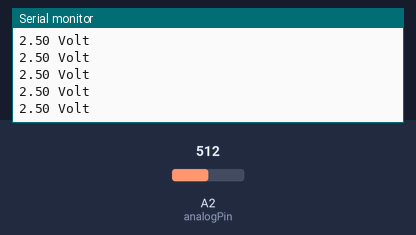
Simulated run of this sketch. Board: Arduino Uno, built with avr-gcc and run on an emulated ATmega328P. On the bench: the last lines printed to the serial monitor. The inputs (shaded band) are chosen by the test bench; at power-on: A2 (analogPin) = 512.

Above: at 1.2 s.
1.3 s: A2 (analogPin) set to 716
At 2.3 s:
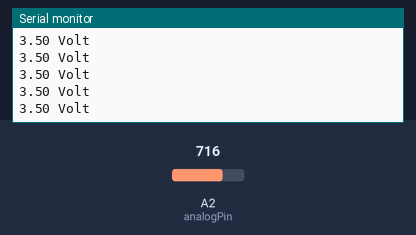
2.8 s: A2 (analogPin) set to 900
At 3.3 s:
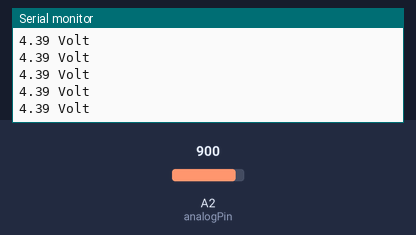
Timing chart, 0 to 5.8 s (numbered marks = the images above; inputs shaded):
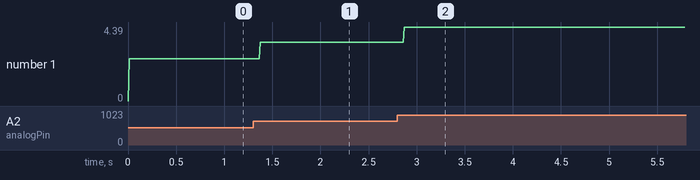

Measured:
- after the input at 1.3 s, the serial monitor: prints a new line after 0.07 s (image 1)
- after the input at 2.8 s, the serial monitor: prints a new line after 0.07 s (image 2)
- plotted number 1: 2.5 → 3.5 after the input at 1.3 s, 3.5 → 4.39 after the input at 2.8 s

The sketch:

Uebung_6.ino
```cpp
int analogPin = A2;
int val = 0;
void setup() {
  // put your setup code here, to run once:
  Serial.begin(9600);

  ADMUX |= (1 << MUX1);
  ADMUX |= (1 << REFS0);

  ADCSRA |= (1 << ADPS2) | (1 << ADPS1) | (1 << ADPS0);
  ADCSRA |= (1 << ADEN);
  ADCSRA |= (1 << ADATE);
  ADCSRA |= (1 << ADSC);
}

void loop() {
  // put your main code here, to run repeatedly:
  //val = analogRead(analogPin)/pow(2, 10)*5;
  //Serial.println(val);

//  while(ADCSRA & (1 << ADSC)) {
//  }

  unsigned int read = ADCL + 256 * ADCH;

  double result = 5.0 * read / 1024.0;

  Serial.print(result);
  Serial.println(" Volt");
}
```
